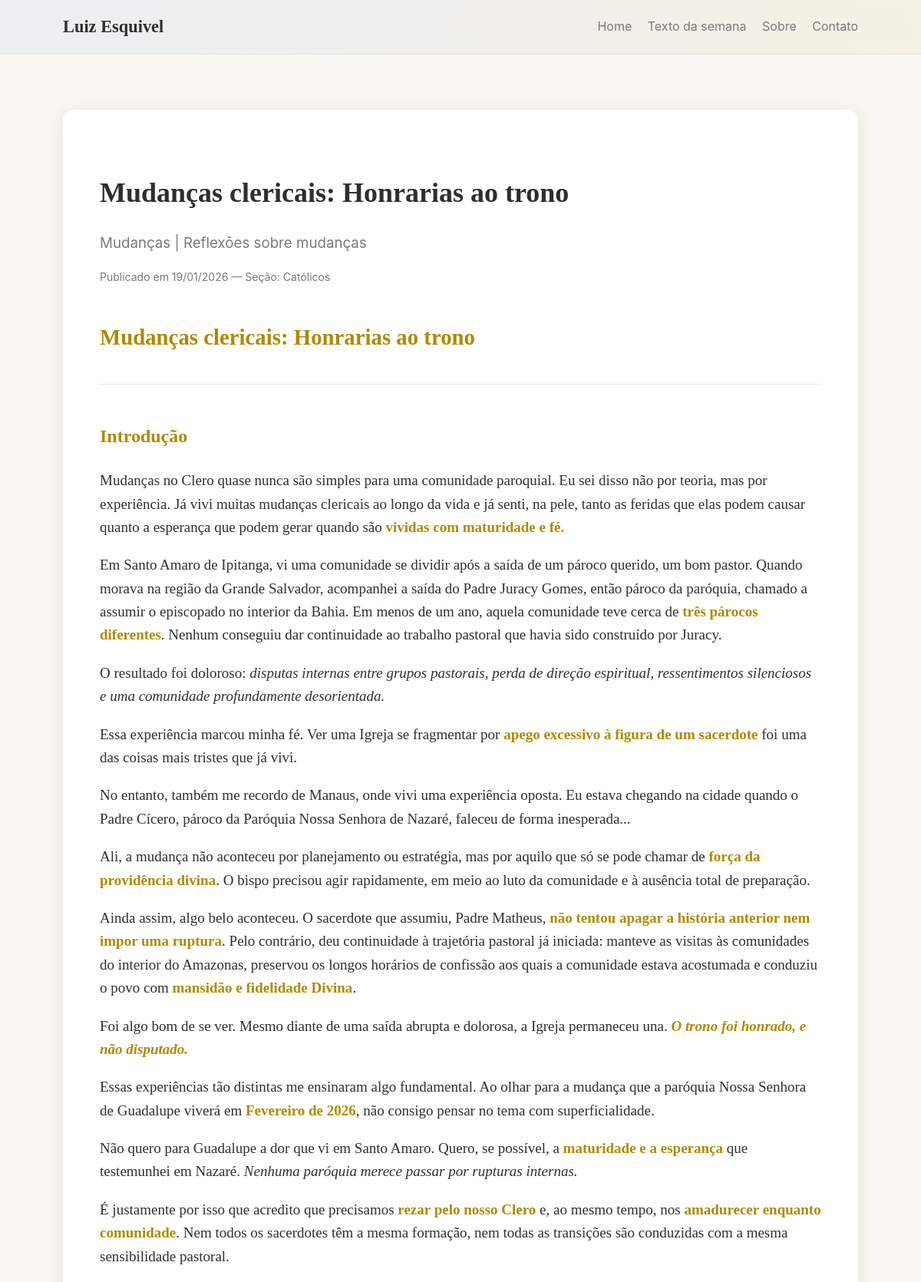
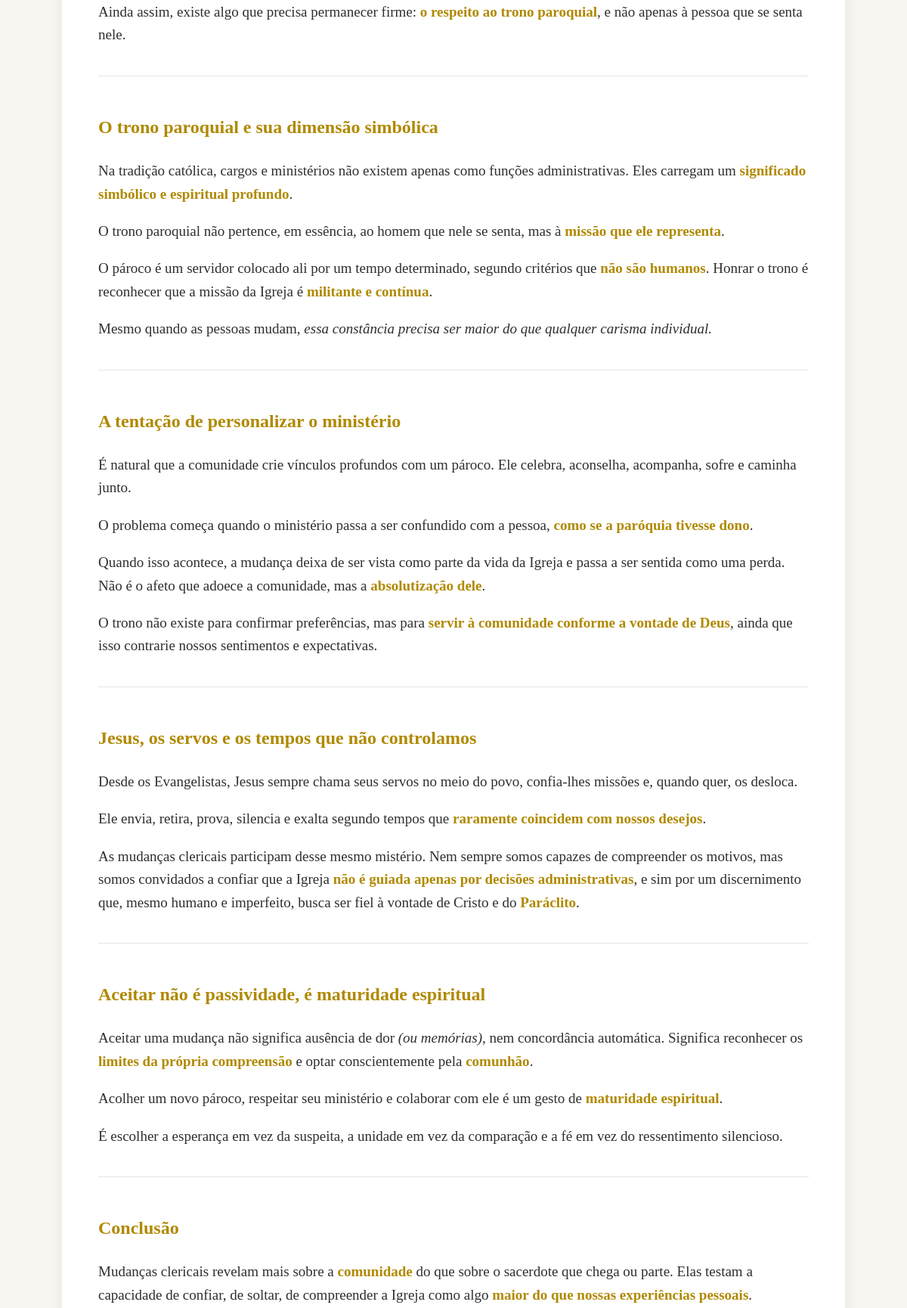
The page /text/29 (upper part) on the database its author committed (2 pictures, top to bottom).
### models.py (models this page shows)
class Text(db.Model):
    id = db.Column(db.Integer, primary_key=True)
    title = db.Column(db.String(300), nullable=False)
    subtitle = db.Column(db.String(400))
    body = db.Column(db.Text)
    published = db.Column(db.Boolean, default=False)
    section_id = db.Column(db.Integer, db.ForeignKey('section.id'), nullable=True)
    created_at = db.Column(db.DateTime, default=datetime.utcnow)

class Section(db.Model):
    id = db.Column(db.Integer, primary_key=True)
    title = db.Column(db.String(200), unique=True, nullable=False)
    description = db.Column(db.String(500))
    created_at = db.Column(db.DateTime, default=datetime.utcnow)
    texts = db.relationship('Text', backref='section', lazy=True, cascade='all, delete-orphan')

### routes/public_routes.py (the view)
@public_bp.route('/text/<int:text_id>')
def text_view(text_id):
    text = Text.query.get_or_404(text_id)
    html = markdown2.markdown(text.body or '')
    return render_template('public/text.html', text=text, html=html)

### templates/public/text.html
{% extends '_base.html' %}
{% block content %}
<article class="text-full fade-in">
  <h1>{{ text.title }}</h1>
  {% if text.subtitle %}
    <h3>{{ text.subtitle }}</h3>
  {% endif %}
  <div class="meta">
    Publicado em {{ text.created_at.strftime('%d/%m/%Y') }} —
    Seção: {{ text.section.title if text.section else '—' }}
  </div>
  <div class="text-body">{{ html|safe }}</div>
</article>
{% endblock %}

### static/css/main.css (style rules this page uses)
:root { --bg: #f8f6f1; --surface: #ffffff; --text: #2e2e2e; --muted: #7a7a7a; --accent: #0b5fff; --gold: #b08900; --radius: 14px; --max-width: 1100px; --font-serif: "EB Garamond", serif; --font-sans: "Inter", sans-serif; }
* { box-sizing: border-box; }
body { margin: 0; background: var(--bg); color: var(--text); font-family: var(--font-sans); line-height: 1.7; overflow-x: hidden; }
.text-full { background: var(--surface); padding: 48px; border-radius: var(--radius); box-shadow: 0 4px 20px rgba(0,0,0,0.08); margin-top: 40px; }
.text-full h1 { font-family: var(--font-serif); font-size: 36px; margin-bottom: 8px; }
.text-full h3 { color: var(--muted); font-weight: normal; margin-bottom: 16px; }
.text-full .meta { color: var(--muted); font-size: 14px; margin-bottom: 20px; }
.text-body { font-family: var(--font-serif); font-size: 19px; line-height: 1.8; color: #2f2f2f; }
.text-body p { margin-bottom: 1em; }
.fade-in { opacity: 0; transform: translateY(20px); transition: all 0.8s ease; }
.text-body h1, .text-body h2, .text-body p, .text-body ul { margin-bottom: 1em; line-height: 1.6; }
.text-body h1 { font-size: 1.8rem; margin-top: 1.5em; }
.text-body hr { border: none; border-top: 1px solid rgba(0,0,0,0.1); margin: 2em 0; }
.text-body strong { color: var(--gold); }
.text-body h2 { font-size: 1.5rem; margin-top: 2em; color: var(--gold); }
.fade-in { opacity: 1 !important; transform: none !important; }

### rows shown on the page
Text: title "Mudanças clericais: Honrarias ao trono", subtitle "Mudanças | Reflexões sobre mudanças", created_at "19/01/2026", title "Mudanças clericais: Honrarias ao trono Introdução Mudanças no Clero quase nunca são simples para uma comunidade paroquial. Eu sei disso não por teoria, mas por experiência. Já vivi muitas mudanças clericais ao longo da vida e já senti, na pele, tanto as feridas que elas podem causar quanto a esperança que podem gerar quando são vividas com maturidade e fé. Em Santo Amaro de Ipitanga, vi uma comunidade se dividir após a saída de um pároco querido, um bom pastor. Quando morava na região da Grande Salvador, acompanhei a saída do Padre Juracy Gomes, então pároco da paróquia, chamado a assumir o episcopado no interior da Bahia. Em menos de um ano, aquela comunidade teve cerca de três párocos…"
Section: section "Católicos"
